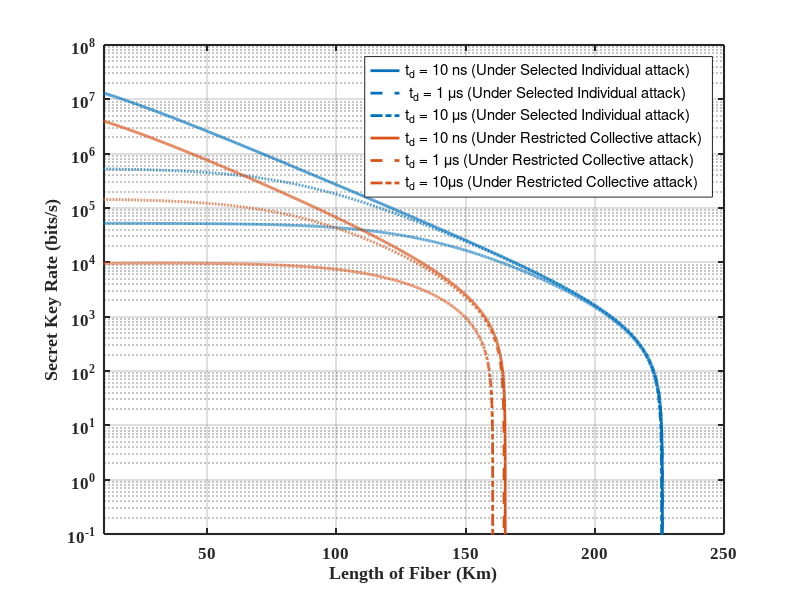

Write the MATLAB code that produced this figure.
clc; clear;
% parameters
mu = 0.5; % Mean Number of Photons/Pulse
alpha = 0.2; % Attenuation in fiber in dB/Km
delta_f = 1e3; % Linewidth in Hz
L = 0:0.05:250; % Length of Fiber
R_b = 1e9; % Sequence length
t_B = 0.5; % Transmittance of BS
loss_MZI = 1 * 10^(-0.2); % 2 dB loss in MZI
theta = 0; % Phase difference of two consecutive pulses
eta = 0.2; % Efficiency of detector
P_d = 2e-7 % Dark Cout Probability/Pulse in detector
t_BSE = 0.8; % Transmittance of Eve's BS
f_decoy = 0.2; % Probability used to generate the decoy state
duty_cycle_TTL = 0.75; % Duty cycle of TTL pulses
f = 1.16;
% Different Dead Time values
t_d_values = [10e-9 1e-6 10e-6 ];
lines = {'-','--','-.'};
H2 = @(x) -(x .* log2(max(x,eps)) + (1-x) .* log2(max(1-x,eps)));
ntd = length(t_d_values);
nL = length(L);
R_ind_all = NaN(ntd,nL);
R_col_all = NaN(ntd,nL);
for k = 1:ntd
        t_d = t_d_values(k);
% Phase Noise at LASER
sigma = sqrt(2*pi*delta_f.*(1./R_b));
%Channel transmittance
eta_channel = 10.^(- alpha * L /10);
Photon_count_after_channel = mu * 10.^(- alpha * L /10) .* R_b;
%% DATA LINE %%
% After Beam Splitter
Photon_count_after_BS = mu * 10.^(- alpha * L /10).* R_b * t_B;
% Photon Counts considering the SPD efficiency and dark count rate
Photon_count_after_D_d = Photon_count_after_BS .* eta + P_d .* R_b;
% Effective time difference between two consecutive pulses at data line
effective_time_difference_D_d = 1./(Photon_count_after_D_d) + t_d;
% Considering the Duty Cycle of TTL Pulses at D_d
effective_counts_D_d = ((1./effective_time_difference_D_d)).* duty_cycle_TTL;
% Error Counts at the D_d
E_C_D_d = ((P_d.*R_b.*exp(-mu.*eta_channel.*eta.*t_B))./(1 + t_d.*P_d.*R_b.*exp(-mu.*eta_channel.*eta.*t_B)))* duty_cycle_TTL;
% QBER
Q_data_0 = (E_C_D_d) ./(effective_counts_D_d);
Q_data = (E_C_D_d) ./(effective_counts_D_d).*100;
Q_data_0 = min(max(Q_data_0,0),1);
%% MONITORING LINE%%
% After Beam Splitter
Photon_count_after_BS = mu * 10.^(- alpha * L /10).* R_b * (1-t_B);
% Photon Counts after MZI
Photon_Count_MZI_Upper = loss_MZI * mu * 10.^(- alpha * L /10).*  R_b * (1-t_B) * ((1+ 1*exp(-(sigma.^2)./2) * cos(theta))/2);
Photon_Count_MZI_Lower = loss_MZI * mu * 10.^(- alpha * L /10).*  R_b * (1-t_B) * ((1- 1*exp(-(sigma.^2)./2) * cos(theta))/2);
% No. of Photons reach at the SPDs
Photon_Count_before_SPD_0 = Photon_Count_MZI_Upper;
Photon_Count_before_SPD_1 = Photon_Count_MZI_Lower;
% Photon Couts considering the SPD efficiency and dark count rate
Photon_Count_after_SPD_0 = Photon_Count_before_SPD_0 * eta + P_d .* R_b;
Photon_Count_after_SPD_1 = Photon_Count_before_SPD_1 * eta + P_d .* R_b;
% Effective time difference between two consecutive pulses
effective_time_difference_SPD_0 = 1./(Photon_Count_after_SPD_0) + t_d;
effective_time_difference_SPD_1 = 1./(Photon_Count_after_SPD_1) + t_d;
% Considering the Duty Cycle of TTL Pulses
effective_counts_SPD_0 = ((1./effective_time_difference_SPD_0))* duty_cycle_TTL;
effective_counts_SPD_1 = ((1./effective_time_difference_SPD_1))* duty_cycle_TTL;
% Considering the Probability factor
total_counts_D_M1 = ((1./effective_time_difference_SPD_0))* duty_cycle_TTL * (2.*f_decoy + (1-f_decoy).^2./2);
total_counts_D_M2 = ((1./effective_time_difference_SPD_1))* duty_cycle_TTL * (2.*f_decoy + (1-f_decoy).^2./2);
% Visibility
V = (total_counts_D_M1 - total_counts_D_M2)./(total_counts_D_M1 + total_counts_D_M2);
V = min(max(V,0),1);
% No of counts after Sifting
R_s = effective_counts_D_d * (1 - f_decoy);
% Eve's Information
I_Eve =  mu .* 10.^(- 0.2*1/10) .* (1 -  t_BSE) + (1 - V) .*(1 + exp(-mu .* eta_channel)) ./(2*exp(-mu .* eta_channel));
%Overlap
Delta = (2.*V - 1).*exp(-mu) - 2.*sqrt(1 - exp(-2.*mu)).*sqrt(V.*(1 - V));
Delta = min(max(Delta,-1),1);
%Holevo Information under restricted cillective attacks
zeta_COW = Q_data_0 + (1 - Q_data_0).*H2((1 + Delta)./2);
% Secret key rate under selected Individual attacks
R_ind = R_s .* (1 - f .* H2(Q_data_0) - I_Eve );
R_ind(R_ind<=0) = eps;
    R_ind_all(k,:) = R_ind;
% Secret key rate under restricted Collective attacks
R_col = R_s .* (1 - f .* H2(Q_data_0) - zeta_COW);
R_col(R_col<=0) = eps;
    R_col_all(k,:) = R_col;
end
figure(1);
clf;
hold on;
h1 = semilogy(L,R_ind_all(1,:),'LineStyle','-','Color',[0 0.4470 0.7410],  'LineWidth',2);
h2 = semilogy(L,R_ind_all(2,:), 'LineStyle','--','Color',[0 0.4470 0.7410],'LineWidth',2);
h3 = semilogy(L,R_ind_all(3,:),'LineStyle','-.','Color',[0 0.4470 0.7410],  'LineWidth',2);

h4 = semilogy(L,R_col_all(1,:),'LineStyle','-','Color',[0.8500 0.3250 0.0980], 'LineWidth',2);
h5 = semilogy(L,R_col_all(2,:), 'LineStyle','--','Color',[0.8500 0.3250 0.0980], 'LineWidth',2);
h6 = semilogy(L,R_col_all(3,:),'LineStyle','-.','Color',[0.8500 0.3250 0.0980], 'LineWidth',2);
xlabel('Length of Fiber (Km)', 'FontName','Times New Roman', 'FontSize',16,'FontWeight','bold');
ylabel('Secret Key Rate (bits/s)', 'FontName','Times New Roman', 'FontSize',16,'FontWeight','bold');
legend([h1 h2 h3 h4 h5 h6], {'t_d = 10 ns (Under Selected Individual attack)', ' t_d = 1 \mus (Under Selected Individual attack)', 't_d = 10 \mus (Under Selected Individual attack)', 't_d = 10 ns (Under Restricted Collective attack)', 't_d = 1 \mus (Under Restricted Collective attack)',  't_d = 10\mus (Under Restricted Collective attack)'}, 'Location','northeast','FontSize',9);
grid on;
box on;
ax = gca;
set(ax,'YScale','log');
set(ax,'XScale','linear');
xlim([10 250]);
ylim([1e-1 1e8]);
set(gca,'FontName','Times New Roman', 'FontSize',12, 'LineWidth',1.5, 'FontWeight','bold');
hold off;
    
